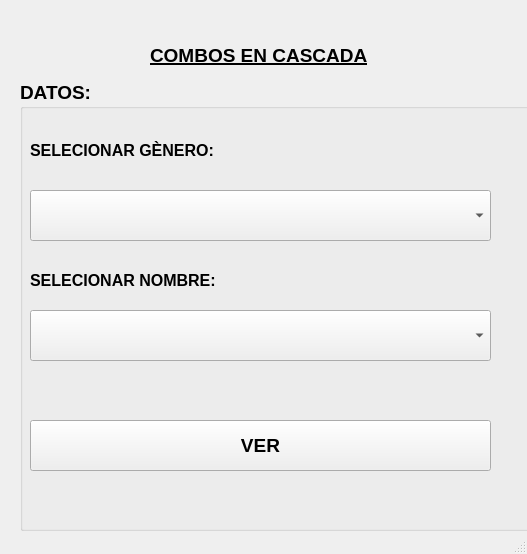
<?xml version="1.0" encoding="UTF-8"?>
<ui version="4.0">
 <class>MainWindow</class>
 <widget class="QMainWindow" name="MainWindow">
  <property name="geometry">
   <rect>
    <x>0</x>
    <y>0</y>
    <width>527</width>
    <height>554</height>
   </rect>
  </property>
  <property name="windowTitle">
   <string>MainWindow</string>
  </property>
  <widget class="QWidget" name="centralwidget">
   <widget class="QLabel" name="label">
    <property name="geometry">
     <rect>
      <x>150</x>
      <y>30</y>
      <width>261</width>
      <height>51</height>
     </rect>
    </property>
    <property name="font">
     <font>
      <pointsize>14</pointsize>
      <weight>75</weight>
      <italic>false</italic>
      <bold>true</bold>
      <underline>true</underline>
      <strikeout>false</strikeout>
     </font>
    </property>
    <property name="text">
     <string>COMBOS EN CASCADA</string>
    </property>
   </widget>
   <widget class="QGroupBox" name="groupBox">
    <property name="geometry">
     <rect>
      <x>20</x>
      <y>80</y>
      <width>511</width>
      <height>451</height>
     </rect>
    </property>
    <property name="font">
     <font>
      <pointsize>14</pointsize>
      <weight>75</weight>
      <bold>true</bold>
     </font>
    </property>
    <property name="title">
     <string>DATOS:</string>
    </property>
    <widget class="QLabel" name="label_5">
     <property name="geometry">
      <rect>
       <x>10</x>
       <y>50</y>
       <width>251</width>
       <height>41</height>
      </rect>
     </property>
     <property name="font">
      <font>
       <pointsize>12</pointsize>
       <weight>75</weight>
       <bold>true</bold>
      </font>
     </property>
     <property name="text">
      <string>SELECIONAR GÈNERO:</string>
     </property>
    </widget>
    <widget class="QPushButton" name="PBCALCULA2">
     <property name="geometry">
      <rect>
       <x>10</x>
       <y>340</y>
       <width>461</width>
       <height>51</height>
      </rect>
     </property>
     <property name="font">
      <font>
       <pointsize>14</pointsize>
       <weight>75</weight>
       <bold>true</bold>
      </font>
     </property>
     <property name="text">
      <string>VER</string>
     </property>
    </widget>
    <widget class="QComboBox" name="comboBox">
     <property name="geometry">
      <rect>
       <x>10</x>
       <y>110</y>
       <width>461</width>
       <height>51</height>
      </rect>
     </property>
    </widget>
    <widget class="QComboBox" name="comboBox_2">
     <property name="geometry">
      <rect>
       <x>10</x>
       <y>230</y>
       <width>461</width>
       <height>51</height>
      </rect>
     </property>
    </widget>
    <widget class="QLabel" name="label_6">
     <property name="geometry">
      <rect>
       <x>10</x>
       <y>180</y>
       <width>251</width>
       <height>41</height>
      </rect>
     </property>
     <property name="font">
      <font>
       <pointsize>12</pointsize>
       <weight>75</weight>
       <bold>true</bold>
      </font>
     </property>
     <property name="text">
      <string>SELECIONAR NOMBRE:</string>
     </property>
    </widget>
   </widget>
  </widget>
  <widget class="QMenuBar" name="menubar">
   <property name="geometry">
    <rect>
     <x>0</x>
     <y>0</y>
     <width>527</width>
     <height>26</height>
    </rect>
   </property>
  </widget>
  <widget class="QStatusBar" name="statusbar"/>
 </widget>
 <resources/>
 <connections/>
</ui>
